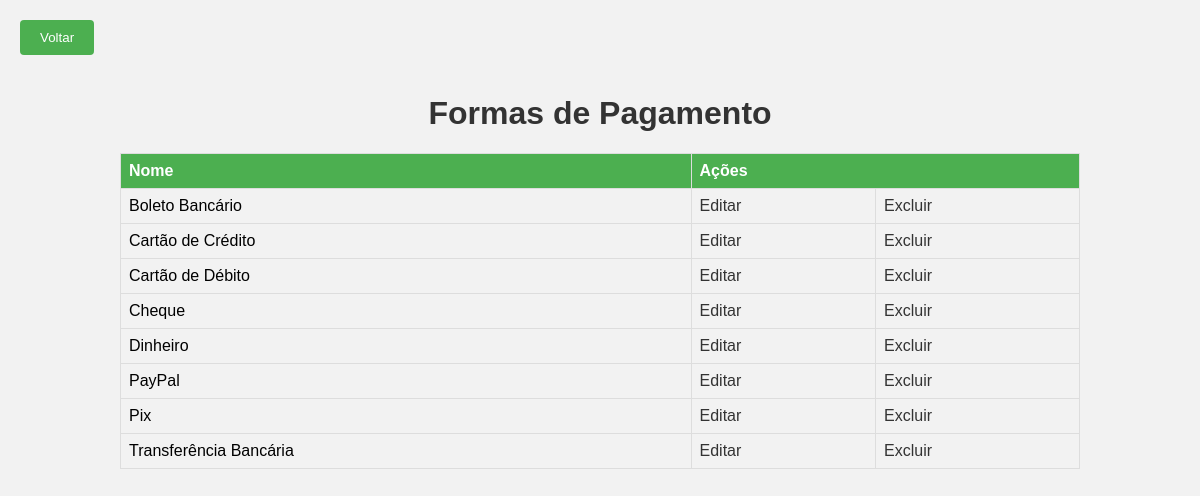
Screenshot of /ConsultaFormaPgto.php with the database file from the repository.
### tables this page shows
CREATE TABLE forma_pagto (
  id INTEGER PRIMARY KEY AUTO_INCREMENT,
  nome VARCHAR(50) NOT NULL
);

### WEB/ConsultaFormaPgto.php (the view, shortened to what this page needs)
<!DOCTYPE html>
<html>
<head>
</head>
<body>
    <button id="btnVoltar" type="button" onclick="window.location.href='formapgto.php'">Voltar</button>
    <form method="POST">
        <h1>Formas de Pagamento</h1>
        <table>
            <tr>
                <th>Nome</th>
                <th colspan="2">Ações</th>
            </tr>
            <?php
                include("ConexaoBD.php");
                $query= "SELECT * FROM forma_pagto ORDER BY nome";
                $resultado=mysqli_query($con,$query) or die (mysqli_connect_error());
                while ($reg = mysqli_fetch_array($resultado)){
                    echo "<tr>";
                    echo "<td>".$reg['nome']."</td>";
                    echo "<td><a href='AlterarFormaPgto.php?id=".$reg['id']."'>Editar</a></td>";
                    echo "<td><a href='DeletarFormaPgto.php?id=".$reg['id']."'>Excluir</a></td>";
                    echo "</tr>";
                }
              ?>
        </table>
    </form>
</body>
</html>

### WEB/ConsultaFormaPgto.php (style rules this page uses)
body { font-family: Arial, sans-serif; background-color: #f2f2f2; margin: 0; padding: 0; }
#btnVoltar { padding: 10px 20px; background-color: #4CAF50; color: white; border: none; border-radius: 4px; cursor: pointer; transition: background-color 0.3s ease; margin: 20px; }
h1 { text-align: center; color: #333; margin-top: 20px; }
table { width: 80%; margin: 0 auto; border-collapse: collapse; margin-bottom: 20px; }
th, td { border: 1px solid #ddd; padding: 8px; text-align: left; }
th { background-color: #4CAF50; color: white; }
tr:nth-child(even) { background-color: #f2f2f2; }
a { text-decoration: none; color: #333; }

### rows the page displays
forma_pagto: nome "Boleto Bancário"
forma_pagto: nome "Cartão de Crédito"
forma_pagto: nome "Cartão de Débito"
forma_pagto: nome "Cheque"
forma_pagto: nome "Dinheiro"
forma_pagto: nome "PayPal"
forma_pagto: nome "Pix"
forma_pagto: nome "Transferência Bancária"
